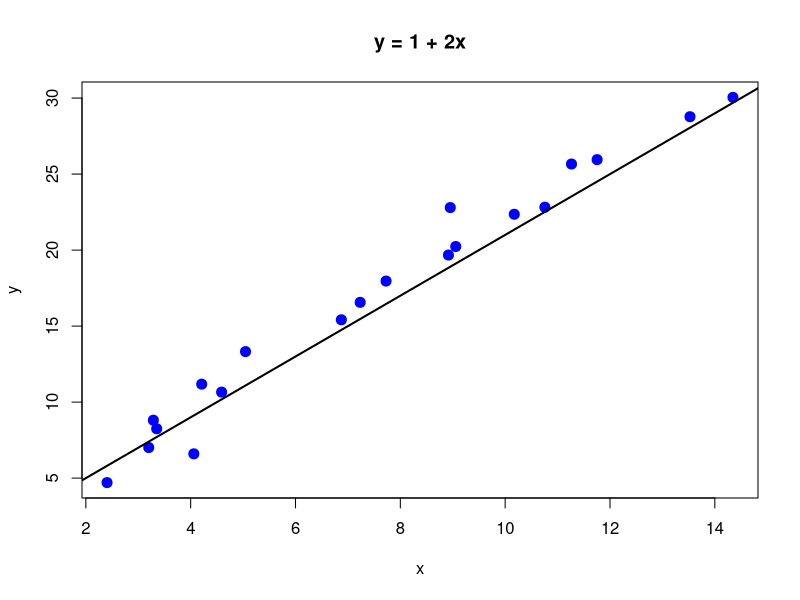

Write the R code that produced this figure. (Note: this script raises an error after producing the figure.)
'Simulations'

#############################################################
## Bootstrap

n <- 20 # Number of points
x <- runif(n, min = 0, max = 15) 

# Line parameters and line equation 
afit <- 1
bfit <- 2
y <- bfit*x + afit 

# errors: standard deviation = 1.8
err <- rnorm(n, mean = 0, sd = 1.8)
y <- y + err

# Data visualization
plot(x, y, main = "y = 1 + 2x", col = 'blue', pch = 20, cex = 2)
abline(a = 1, b =2, lwd = 2)

# The real values of the parameters a and b can be seen applying the lm function
lmodel <- lm(y~x)
a <- lmodel$coefficients[,1]
b <- lmodel$coefficients[2,]

# Starting the bootstrap for the distribution of a and b
nboot <- 10000 # number of simulations

# matrix that will store the two parameters for each simulation
m <- matrix(0, ncol = 2, nrow = nboot) 

d0 <- 1:n # this vector has the indexes that will be sampled

for (i in 1:nboot){
  # Creating a vector that samples d0 with replacement
  dboot <- sample(d0, n, replace = TRUE)
  xl <- x[dboot]
  yl <- y[dboot]
  
  lm2 <- lm(yl~xl)
  m[i,] <-lm2$coefficients
  
}
asim <- mean(m[,1])
bsim <- mean(m[,2])

# Verifying the both results for the parameters in a graphic
plot(x, y, main = 'Bootstrap comparison', col = 'blue', pch = 20, cex = 2)
abline(a = 1, b = 2, lwd = 2)
abline(a = asim, b = bsim, lwd = 2, col = 'red')
legend('topleft', legend = c('y = 1 + 2x', 'Simulation'), col = c('black', 'red'),
       text.col = c('black', 'red'), bty = 'n')
#####################################################################
## Monte Carlo -- Pi value

# Value of Pi
P <- 3.141592

# Vector with the number of simulations used
nsim <- c(10, 100, 1000, 10000, 100000)

# Vectors that will store the different estimations for pi and the differences 
# from the true value
Values <- c(P) # the first value is the true value
Difference <- c(0)

for (i in nsim){
  # Counter of points inside the circle
  inside <- 0
  
  # Generating randomly x and y between 0 and 1
  x <- runif(i) 
  y <- runif(i)
  
  # Check which points are inside the circle
  for (j in 1:i) {
    if (x[j]^2 + y[j]^2 <= 1){inside <- inside + 1}
  }
  Values <- c(Values, 4*(inside/i))
  Difference <- c(Difference, abs(P - 4*(inside/i)))
}

table <- data.frame(Values, Difference,
                    row.names = c("True value", "N=10","N=100",
                                  "N=1000", "N=10000", "N=100000"))
table 


## Monte Carlo -- Integration

# Generating random 10000 points
N <- 10000
x <- runif(N)*P
y <- runif(N)

counter <- 0 # counter of points under the function
x_under <- c() # vector that will store all the ponits under the function
y_under <- c()
x_above <- c() # vector that will store all the points above the function
y_above <- c()

for (i in 1:N) {
  if (y[i] <= sin(x[i])){
    counter <- counter + 1
    x_under <- c(x_under, x[i])
    y_under <- c(y_under, y[i])
  }
  else{
    x_above <- c(x_above, x[i])
    y_above <- c(y_above, y[i])
  }
    
}
area <- (P*1)*counter/N

# Plotting the function and the points that
ax_x <- seq(0, P+0.2, 0.2)
ax_y <- sin(ax_x)

plot(ax_x, ax_y, main = 'Monte Carlo Integration', lwd = 3, type = 'l',
     xlab = 'x (rad)', ylab = 'Sine(x)')
points(x_under, y_under, col = 'green', pch = 20)
points(x_above, y_above, col = 'red',  pch = 20)
 
print(paste("The are of this function is", area))
